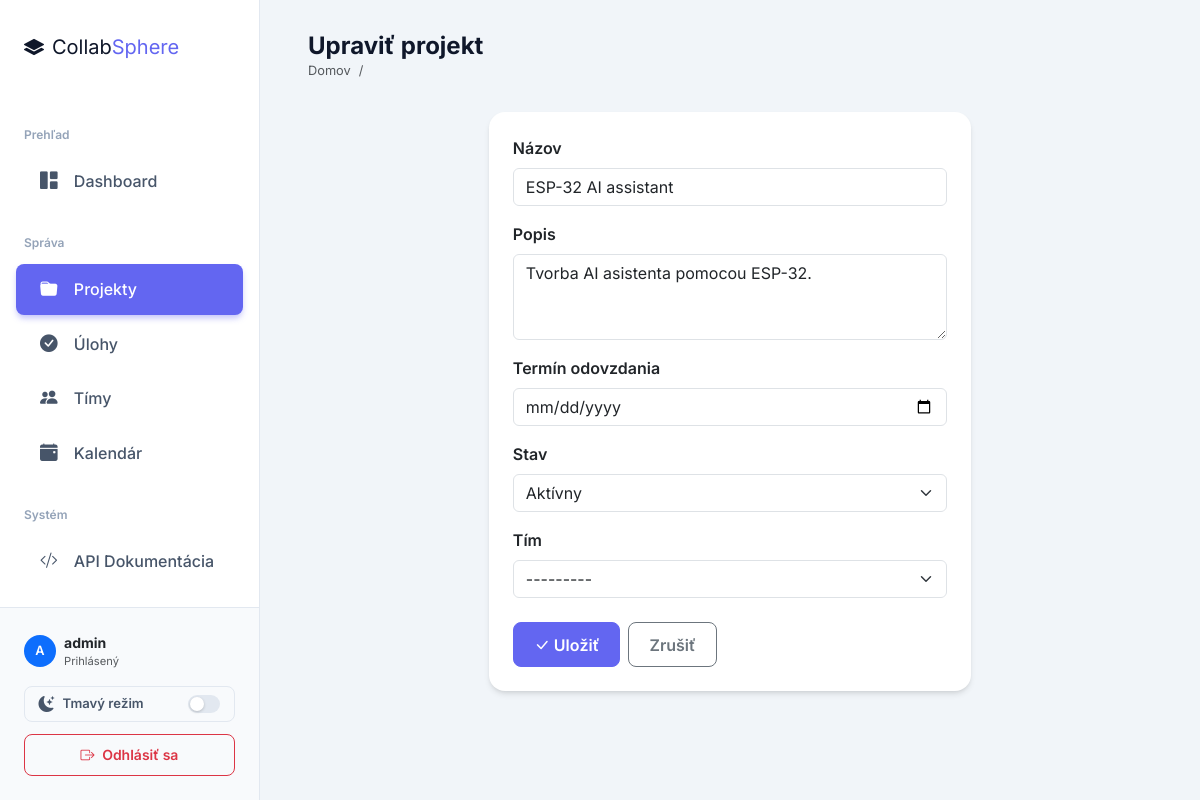
The app's page /projects/2/edit/ (signed in), older data.
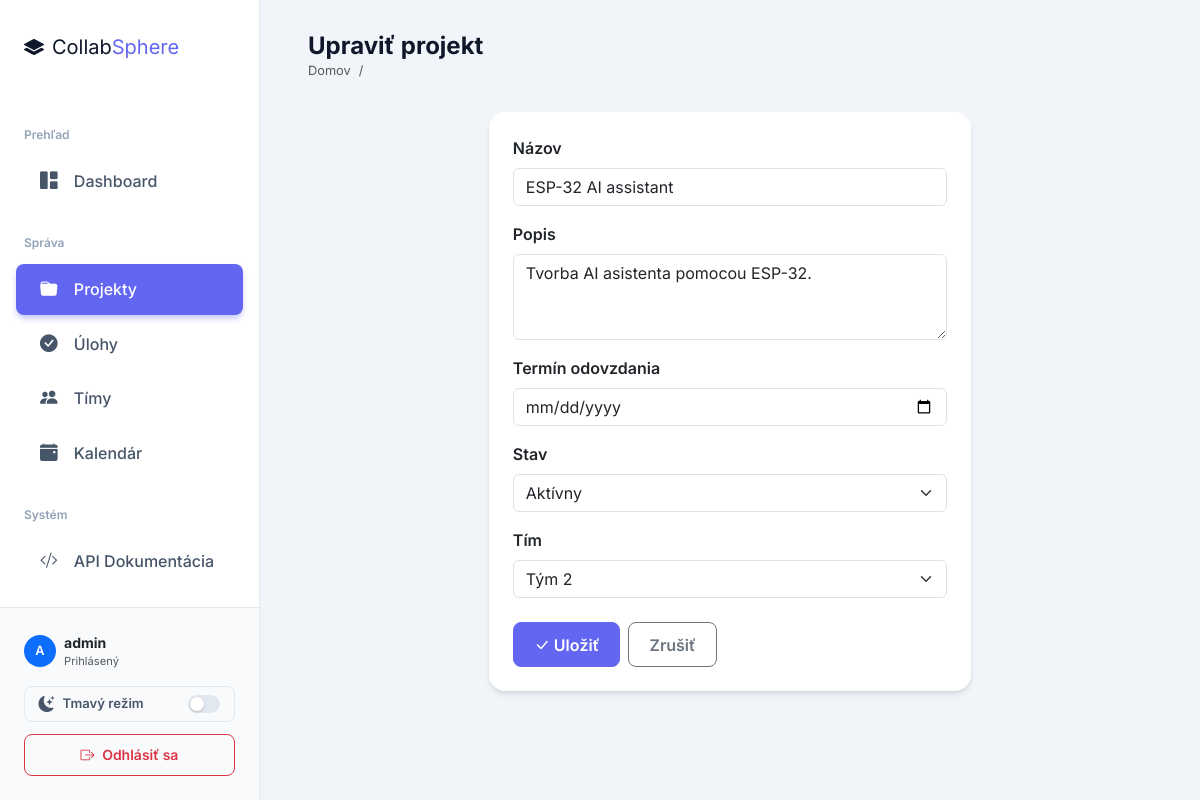
The same page, newer data.
### projects/models.py (models this page shows, shortened)
class Project(models.Model):
    STATUS_CHOICES = [
        ('planning', 'Plánovanie'),
        ('active', 'Aktívny'),
        ('on_hold', 'Pozastavený'),
        ('completed', 'Dokončený'),
        ('cancelled', 'Zrušený'),
    ]
    name = models.CharField(max_length=200, verbose_name='Názov')
    description = models.TextField(blank=True, verbose_name='Popis')
    created_at = models.DateTimeField(auto_now_add=True, verbose_name='Dátum vytvorenia')
    deadline = models.DateField(null=True, blank=True, verbose_name='Termín odovzdania')
    status = models.CharField(max_length=20, choices=STATUS_CHOICES, default='planning', verbose_name='Stav')
    team = models.ForeignKey(Team, on_delete=models.SET_NULL, null=True, blank=True,
                             related_name='projects', verbose_name='Tím')
    members = models.ManyToManyField(User, through='Membership', related_name='projects', verbose_name='Členovia')
    class Meta:
        verbose_name = 'Projekt'
        verbose_name_plural = 'Projekty'
        ordering = ['-created_at']

### projects/views.py (the view)
# urls.py: path('projects/<int:pk>/edit/', views.project_edit, name='project_edit'),
@login_required
@manager_required
def project_edit(request, pk):
    project = get_object_or_404(Project, pk=pk)
    if request.method == 'POST':
        form = ProjectForm(request.POST, instance=project)
        if form.is_valid():
            form.save()
            messages.success(request, 'Projekt bol aktualizovaný.')
            return redirect('project_detail', pk=pk)
    else:
        form = ProjectForm(instance=project)
    return render(request, 'projects/project_form.html', {'form': form, 'title': 'Upraviť projekt', 'project': project})

### projects/forms.py (shortened to what this page needs)
class ProjectForm(forms.ModelForm):
    class Meta:
        model = Project
        fields = ['name', 'description', 'deadline', 'status', 'team']
        widgets = {
            'deadline': forms.DateInput(attrs={'type': 'date'}),
            'description': forms.Textarea(attrs={'rows': 3}),
        }

### projects/models.py (called while the page is built)
    def __str__(self):
        return self.name

### templates/projects/project_form.html (shortened to what this page needs)
{% extends "base.html" %}
{% block page_title %}{{ title }}{% endblock %}
{% block content %}
<div class="row justify-content-center">
  <div class="col-lg-7">
    <div class="card">
      <div class="card-body p-4">
        <form method="post">
          {% for field in form %}
          <div class="mb-3">
            <label class="form-label fw-semibold">{{ field.label }}</label>
            {{ field }}
          </div>
          {% endfor %}
          <div class="d-flex gap-2 mt-4">
            <button type="submit" class="btn btn-primary"><i class="bi bi-check-lg me-1"></i>Uložiť</button>
            <a href="{% if project %}{% url 'project_detail' project.pk %}{% else %}{% url 'project_list' %}{% endif %}" class="btn btn-outline-secondary">Zrušiť</a>
          </div>
        </form>
      </div>
    </div>
  </div>
</div>
{% endblock %}

Row changes from the older to the newer data that the page shows:
changed Project "ESP-32 AI assistant": team "---------" → "Tým 2"
